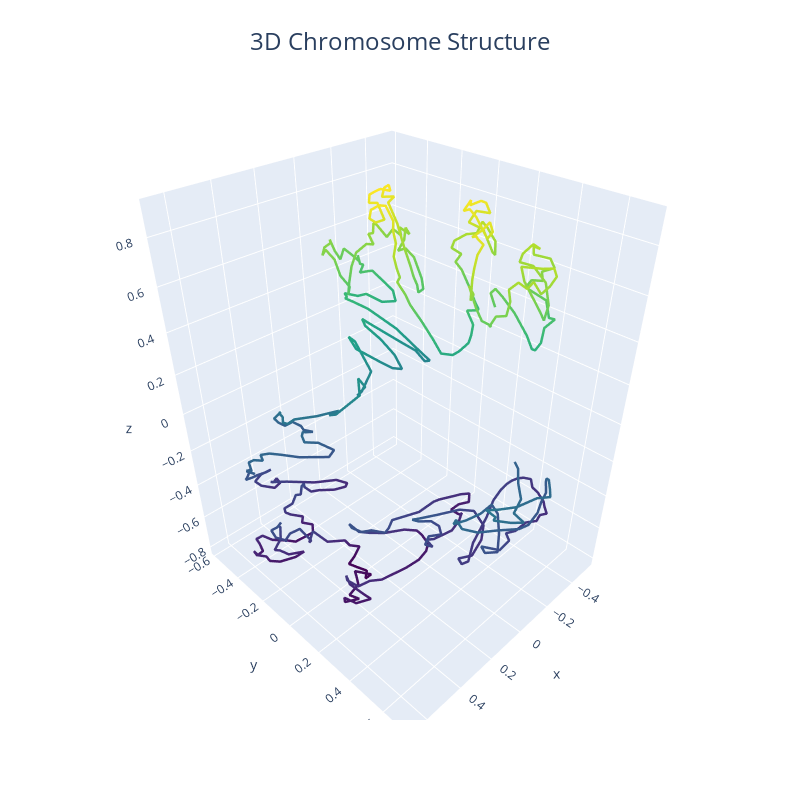

The notebook cell this image was saved under:
### Code cell
# plotting an interactive 3D line plot of the chromosome structure


line_dict = dict(width=5, color=coords[:,2], colorscale='Viridis')
title_dict = dict(text='3D Chromosome Structure', font=dict(size=24), x=0.5)
data = [go.Scatter3d( 
            x=coords[:,0], 
            y=coords[:,1], 
            z=coords[:,2], 
            mode='lines', 
            line=line_dict
)]
fig = go.Figure(data)
fig.update_layout(width=800, height=800, title=title_dict)
fig.show()
# fig.write_html("chr_model.html")
# pio.write_image(fig, "chr_model.png", format="png", width=800, height=800, scale=1)

### Figure 1 — Plotly figure (JSON) as saved in the notebook; plotly's stock layout.template omitted (floating-point values rounded to 4 significant figures; data arrays with more than 128 entries replaced by an {"elided": "..."} marker saying what was removed)
{"data": [{"line": {"color": {"elided": "451 float values"}, "colorscale": [[0, "#440154"], [0.1111, "#482878"], [0.2222, "#3e4989"], [0.3333, "#31688e"], [0.4444, "#26828e"], [0.5556, "#1f9e89"], [0.6667, "#35b779"], [0.7778, "#6ece58"], [0.8889, "#b5de2b"], [1, "#fde725"]], "width": 5}, "mode": "lines", "type": "scatter3d", "x": {"elided": "451 float values"}, "y": {"elided": "451 float values"}, "z": {"elided": "451 float values"}}], "layout": {"height": 800, "title": {"font": {"size": 24}, "text": "3D Chromosome Structure", "x": 0.5}, "width": 800}}
